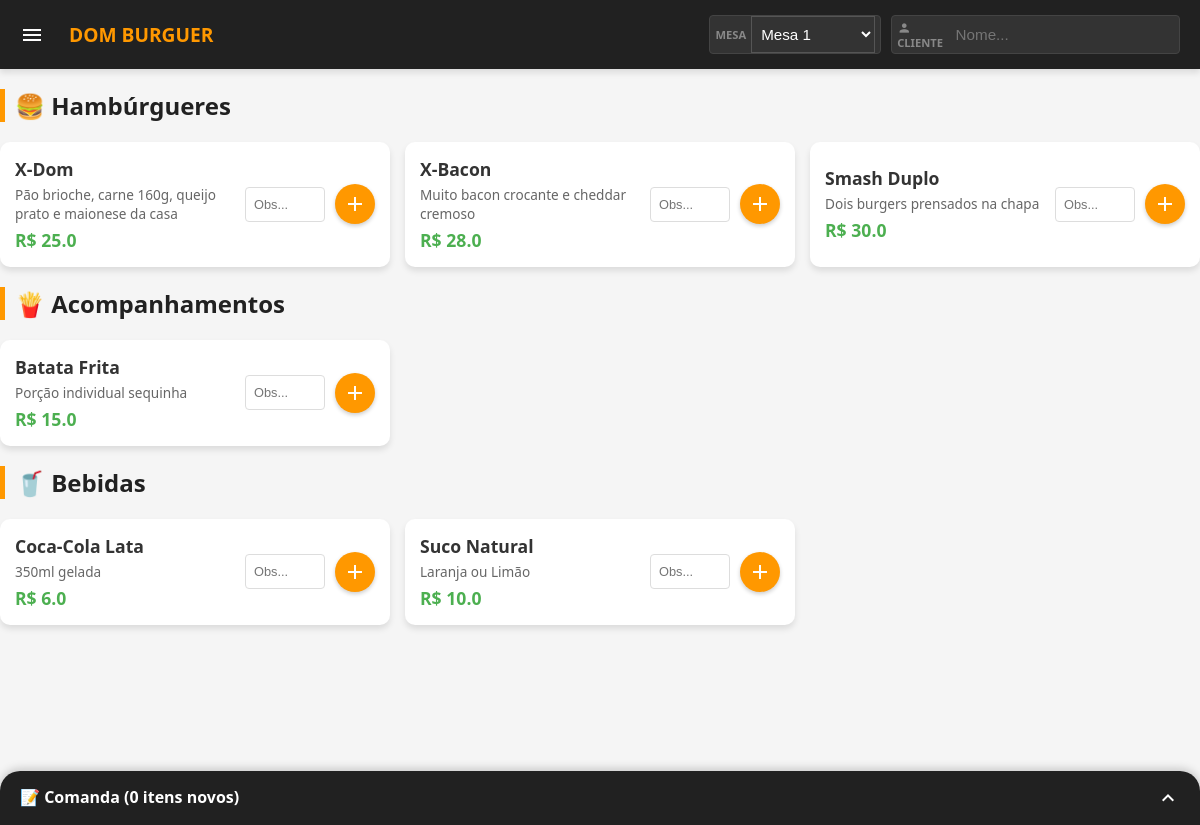
The page / on the database its author committed.
### app.py (models this page shows)
class Produto(db.Model):
    id = db.Column(db.Integer, primary_key=True)
    nome = db.Column(db.String(100), nullable=False)
    preco = db.Column(db.Float, nullable=False)
    categoria = db.Column(db.String(50), nullable=False)
    descricao = db.Column(db.String(200))

### app.py (the view)
@app.route('/')
def index():
    mesa_atual = request.args.get('mesa', 1, type=int)
    manter_carrinho = request.args.get('carrinho_aberto', 0, type=int)
    mesas_query = db.session.query(Pedido.mesa, Pedido.cliente_nome).filter(Pedido.status != 'Pago').distinct().all()
    dict_mesas = {}
    for m_id, m_nome in mesas_query:
        if m_id not in dict_mesas:
            dict_mesas[m_id] = m_nome
        if m_nome:
            dict_mesas[m_id] = m_nome
    lista_mesas_ativas = []
    for m_id in sorted(dict_mesas.keys()):
        lista_mesas_ativas.append({'id': m_id, 'cliente': dict_mesas[m_id]})
    ultimo_pedido = Pedido.query.filter_by(mesa=mesa_atual).filter(Pedido.status != 'Pago').order_by(Pedido.id.desc()).first()
    cliente_atual = ultimo_pedido.cliente_nome if ultimo_pedido else ""
    produtos_db = Produto.query.all()
    itens_por_categoria = {}
    for p in produtos_db:
        if p.categoria not in itens_por_categoria: itens_por_categoria[p.categoria] = []
        itens_por_categoria[p.categoria].append({'nome': p.nome, 'preco': p.preco, 'desc': p.descricao, 'cat': p.categoria})
    categorias_ordenadas = {}
    ordem_preferencia = ['🍔 Hambúrgueres', '🍟 Acompanhamentos', '🥤 Bebidas', '🍰 Sobremesas']
    for cat in ordem_preferencia:
        if cat in itens_por_categoria: categorias_ordenadas[cat] = itens_por_categoria.pop(cat)
    categorias_ordenadas.update(itens_por_categoria)
    carrinho = Pedido.query.filter_by(mesa=mesa_atual, status='Carrinho').all()
    ativos = Pedido.query.filter(Pedido.mesa == mesa_atual, Pedido.status.in_(['Pendente', 'Preparando', 'Pronto', 'Entregue'])).order_by(Pedido.data_hora.desc()).all()
    return render_template('cardapio.html', categorias=categorias_ordenadas, mesa=mesa_atual, cliente=cliente_atual, carrinho=carrinho, ativos=ativos, mesas_ativas=lista_mesas_ativas, carrinho_aberto=manter_carrinho)

### templates/cardapio.html (shortened to what this page needs)
<!DOCTYPE html>
<html lang="pt-br">
<head>
    <link rel="stylesheet" href="{{ url_for('static', filename='style.css') }}">
</head>
<body>
    <header class="header-mini">
        <div class="logo-mini">
            <span class="material-icons menu-btn" onclick="toggleMenu()">menu</span>
            <span class="texto-logo">DOM BURGUER</span>
        </div>
        <div class="controles-mini">
            <div class="input-group-mini">
                <label>Mesa</label>
                <select id="select-mesa" onchange="mudarMesa()" class="input-mini" style="background: #333; color: white; border: 1px solid #555;">
                    <option value="{{ mesa }}" selected>Mesa {{ mesa }}</option>
                </select>
            </div>
            <div class="input-group-mini">
                <label><span class="material-icons" style="font-size: 14px; vertical-align: middle;">person</span> Cliente</label>
                <input type="text" id="input-cliente" value="{{ cliente }}" placeholder="Nome..." class="input-mini">
            </div>
        </div>
    </header>
    <div class="main-content">
        {% for nome_categoria, itens in categorias.items() %}
            <h2 class="titulo-categoria">{{ nome_categoria }}</h2>
            <div class="grid-produtos">
                {% for item in itens %}
                <form action="/adicionar_item" method="POST" class="card-produto" onsubmit="prepararEnvio(this)">
                    <div class="info-produto">
                        <strong>{{ item.nome }}</strong>
                        <small>{{ item.desc }}</small>
                        <span class="preco">R$ {{ item.preco }}</span>
                    </div>
                    <div class="acoes-produto">
                        <input type="text" name="observacao" class="input-obs" placeholder="Obs...">
                        <button type="submit" class="btn-add"><span class="material-icons">add</span></button>
                    </div>
                </form>
                {% endfor %}
            </div>
        {% endfor %}
        <div style="height: 120px;"></div>
    </div>
    <div class="bottom-sheet">
        <div class="resumo-carrinho" onclick="toggleCarrinho()">
            <span>📝 Comanda ({{ carrinho|length }} itens novos)</span>
            <span class="material-icons">expand_less</span>
        </div>
    </div>
</body>
</html>

### static/style.css (style rules this page uses)
:root { --primary: #FF9800; --primary-dark: #F57C00; --dark: #212121; --light: #f5f5f5; --white: #ffffff; --green: #4CAF50; --red: #f44336; --blue: #2196F3; --gray-light: #e0e0e0; --shadow: 0 4px 6px rgba(0,0,0,0.1); }
body { font-family: 'Segoe UI', Tahoma, Geneva, Verdana, sans-serif; margin: 0; background-color: var(--light); color: #333; padding-bottom: 80px; }
.top-bar, .header-mini { background-color: var(--dark); color: white; padding: 15px 20px; display: flex; align-items: center; justify-content: space-between; position: sticky; top: 0; z-index: 100; box-shadow: var(--shadow); }
.menu-icon, .menu-btn { font-size: 24px; cursor: pointer; color: white; margin-right: 15px; }
.logo-area, .logo-mini { font-weight: bold; font-size: 1.2rem; color: var(--primary); display: flex; align-items: center; gap: 10px; }
.controles-mini { display: flex; gap: 10px; flex: 1; justify-content: flex-end; }
.input-group-mini { position: relative; display: flex; align-items: center; background: #333; border-radius: 4px; padding: 0 5px; border: 1px solid #444; }
.input-group-mini label { color: #888; font-size: 0.7rem; margin-right: 5px; text-transform: uppercase; font-weight: bold; }
.input-mini { background: transparent; border: none; color: white; padding: 8px 5px; font-size: 0.95rem; width: 100%; outline: none; font-weight: 500; }
.titulo-categoria { border-left: 5px solid var(--primary); padding-left: 10px; margin-top: 20px; color: var(--dark); }
.grid-produtos { display: grid; grid-template-columns: repeat(auto-fill, minmax(300px, 1fr)); gap: 15px; }
.card-produto { background: var(--white); border-radius: 10px; padding: 15px; box-shadow: var(--shadow); display: flex; justify-content: space-between; align-items: center; }
.info-produto strong { display: block; font-size: 1.1rem; margin-bottom: 4px; }
.info-produto small { color: #666; font-size: 0.85rem; display: block; margin-bottom: 5px; }
.info-produto .preco { display: block; color: var(--green); font-weight: bold; font-size: 1.1rem; }
.acoes-produto { display: flex; align-items: center; gap: 10px; }
.input-obs { width: 80px; padding: 8px; border: 1px solid #ddd; border-radius: 4px; font-size: 0.8rem; height: 35px; box-sizing: border-box; }
.btn-add { background: var(--primary); width: 40px; height: 40px; border-radius: 50%; display: flex; align-items: center; justify-content: center; color: white; border: none; cursor: pointer; transition: 0.2s; font-weight: bold; font-size: 1.5rem; line-height: 1; box-shadow: 0 2px 4px rgba(0,0,0,0.2); }
.bottom-sheet { position: fixed; bottom: 0; left: 0; width: 100%; background: white; border-top-left-radius: 20px; border-top-right-radius: 20px; box-shadow: 0 -2px 10px rgba(0,0,0,0.2); z-index: 500; }
.resumo-carrinho { padding: 15px 20px; background: var(--dark); color: white; font-weight: bold; border-top-left-radius: 20px; border-top-right-radius: 20px; display: flex; justify-content: space-between; cursor: pointer; }

### rows shown on the page
Produto: nome "X-Dom", desc "Pão brioche, carne 160g, queijo prato e maionese da casa", preco "25.0"
Produto: nome "X-Bacon", desc "Muito bacon crocante e cheddar cremoso", preco "28.0"
Produto: nome "Smash Duplo", desc "Dois burgers prensados na chapa", preco "30.0"
Produto: nome "Batata Frita", desc "Porção individual sequinha", preco "15.0"
Produto: nome "Coca-Cola Lata", desc "350ml gelada", preco "6.0"
Produto: nome "Suco Natural", desc "Laranja ou Limão", preco "10.0"

### other values the page prints
{{ nome_categoria }} "🍔 Hambúrgueres" "🍟 Acompanhamentos" "🥤 Bebidas"
{{ carrinho|length }} "0"
